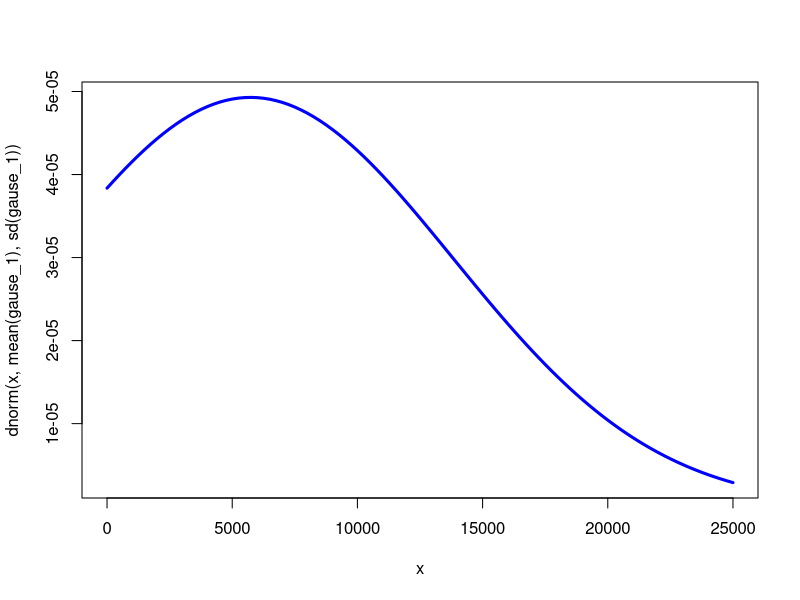
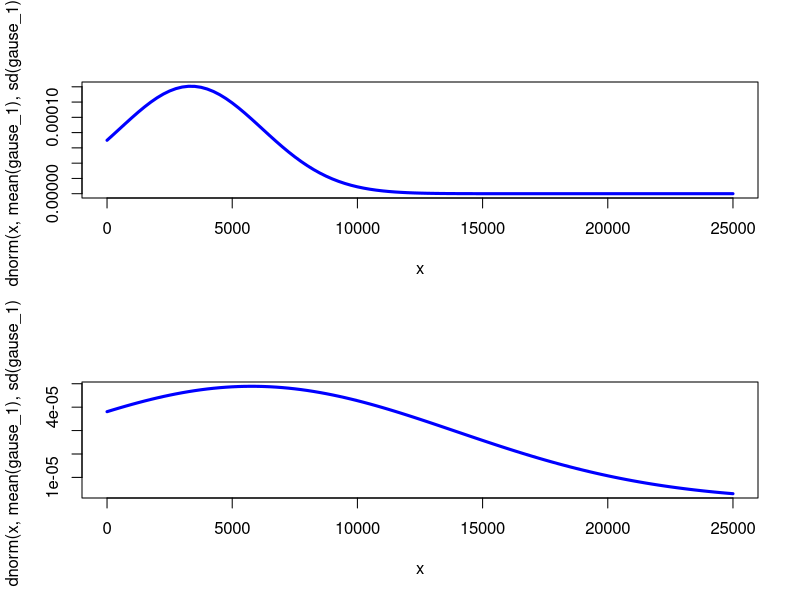
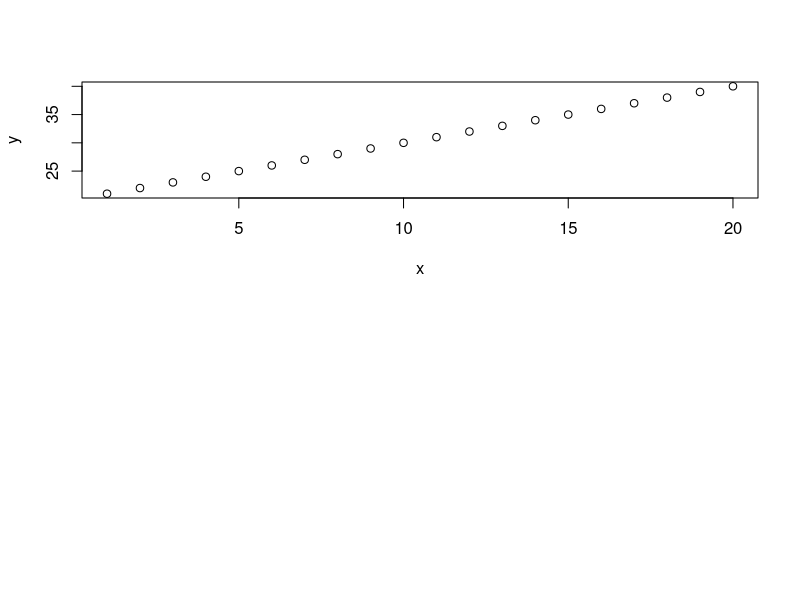

Source code (R) for these figures, in order:
## ---- chunk 1
gause_1<-rnorm(100,3500,3000)
gause_1<-append(gause_1,rep(30000,10))
curve(dnorm(x,mean(gause_1),sd(gause_1)),xlim=c(0,25000),col="blue",lwd=3)
## ---- chunk 2
par(mfrow=c(2,1))
gause_1<-rnorm(100,3500,3000)
curve(dnorm(x,mean(gause_1),sd(gause_1)),xlim=c(0,25000),col="blue",lwd=3)
gause_1<-append(gause_1,rep(30000,10))
curve(dnorm(x,mean(gause_1),sd(gause_1)),xlim=c(0,25000),col="blue",lwd=3)
## ---- chunk 3
x<-c(1:20)  
y<-c(21:40)  
plot(x,y)
